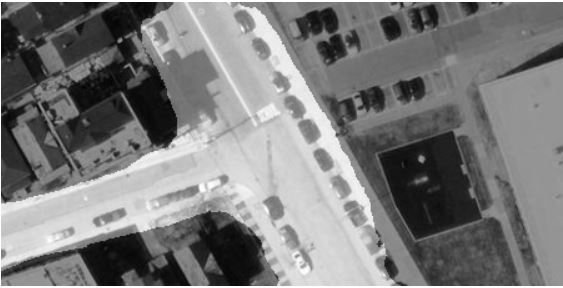
#> input picture deployment/templates/example.JPG, 563 x 288 px
$ python -i data_handle.py   (imports and definitions only)
#> lines starting #> are read from the running program, lines starting #| are printed output that depends on the picture
import cv2
import os
import numpy as np
from skimage.transform import resize
from skimage import img_as_bool

class CV2_IMAGE:
	def __init__(self,img_path):
#> called with img_path = 'templates/example.JPG'
		self.img = cv2.imread(img_path)
#> self.img is the input picture: shape (288, 563, 3); min 0, max 255, mean 123.3
		self.init_height=self.img.shape[0]
#> self.init_height = 288
		self.init_width=self.img.shape[1]
#> self.init_width = 563
	def convert_2_grayscale(self):
		self.img_gray = cv2.cvtColor(self.img, cv2.COLOR_BGR2GRAY)
	def img_resize(self):
		#Rotate the image so we can minimize the distortion when resizing
		if self.init_height<self.init_width:
			self.img_gray=cv2.rotate(self.img_gray,cv2.ROTATE_90_CLOCKWISE)
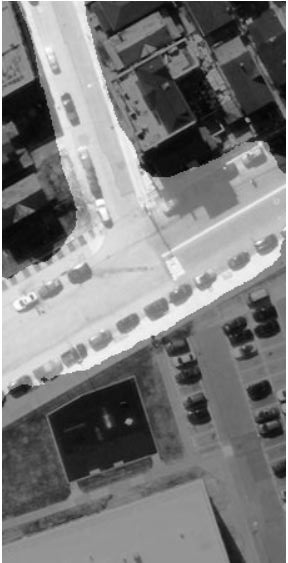
#> self.img_gray: shape (563, 288); min 0, max 255, mean 123.3

		self.out_img=cv2.resize(self.img_gray,(220,436))
		#cv2.imwrite('E:/college_projects/autodrive_car/autodrive_code/road_segmentation_model/models/research/deeplab/temp_img/temp.png',self.out_img)
	def run(self):
		self.convert_2_grayscale()
		self.img_resize()
		return self.out_img

def reverse_to_init(np_img,init_height,init_width,type):
	#Rotate the image back to its initial state
	#Return numpy array of the image
	if init_height>init_width:
		np_img=cv2.rotate(np_img,cv2.ROTATE_90_COUNTERCLOCKWISE)

	height=np.shape(np_img)[0]
	width=np.shape(np_img)[1]

	if type=='binary':
		np_img= cv2.resize(np_img,(init_height,init_width),interpolation=cv2.INTER_NEAREST)

	if type=='grayscale':
		np_img= cv2.resize(np_img,(init_height,init_width))

	if type!='binary' and type!='grayscale':
		return -1
	return np_img

>>> result = CV2_IMAGE('templates/example.JPG').run()
